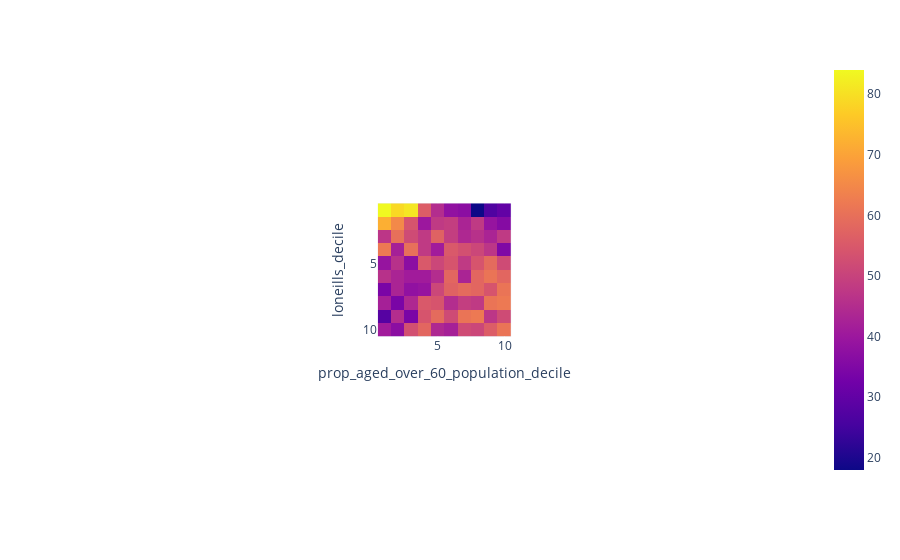

Notebook code for this chart:
### Markdown cell above
There's definitely a bit of "hotspot" for lowest scoring loneills deciles and most deprived health deciles (and corresponding deadspot of few low scoring loneills deciles amongst the least deprived health deciles, particularly for health decile 10). But otherwise if seems fairly smudgy.

### NB Loneliness deciles go from 1 least lonely to 10 most lonely, while Health deciles go from 1 most deprived to 10 least deprived

So the above pots in the data would seem to be counter to what one might expect (worse health a factor in increased loneliness). Maybe lower health deprivation allows for access to prescriptions counted by the loneliness index (and vice versa, health deprivation prevents access to the prescriptions needed to be counted in the loneliness index).

### Code cell
fig = px.imshow(older_lonely_decile_counts)
fig.show()

### Figure 1 — Plotly figure (JSON) as saved in the notebook; plotly's stock layout.template omitted (floating-point values rounded to 4 significant figures)
{"data": [{"coloraxis": "coloraxis", "hovertemplate": "prop_aged_over_60_population_decile: %{x}<br>loneills_decile: %{y}<br>color: %{z}<extra></extra>", "name": "0", "type": "heatmap", "x": [1, 2, 3, 4, 5, 6, 7, 8, 9, 10], "xaxis": "x", "y": [1, 2, 3, 4, 5, 6, 7, 8, 9, 10], "yaxis": "y", "z": [[84, 79, 81, 56, 45, 38, 37, 18, 27, 30], [72, 65, 54, 40, 48, 49, 43, 48, 39, 36], [47, 60, 52, 48, 57, 49, 44, 46, 43, 48], [62, 42, 60, 48, 41, 55, 53, 51, 47, 35], [39, 46, 37, 55, 51, 54, 48, 54, 59, 52], [46, 43, 41, 41, 45, 58, 43, 58, 61, 58], [34, 43, 38, 39, 51, 57, 59, 58, 54, 61], [42, 34, 44, 55, 54, 45, 49, 48, 61, 62], [28, 45, 34, 54, 59, 52, 61, 62, 47, 52], [41, 37, 53, 58, 44, 42, 52, 51, 56, 61]]}], "layout": {"autosize": true, "coloraxis": {"colorscale": [[0, "#0d0887"], [0.1111, "#46039f"], [0.2222, "#7201a8"], [0.3333, "#9c179e"], [0.4444, "#bd3786"], [0.5556, "#d8576b"], [0.6667, "#ed7953"], [0.7778, "#fb9f3a"], [0.8889, "#fdca26"], [1, "#f0f921"]]}, "margin": {"t": 60}, "xaxis": {"anchor": "y", "autorange": true, "constrain": "domain", "domain": [0.4085, 0.5915], "range": [0.5, 10.5], "scaleanchor": "y", "title": {"text": "prop_aged_over_60_population_decile"}, "type": "linear"}, "yaxis": {"anchor": "x", "autorange": true, "constrain": "domain", "domain": [0.1375, 0.8625], "range": [10.5, 0.5], "title": {"text": "loneills_decile"}, "type": "linear"}}}
